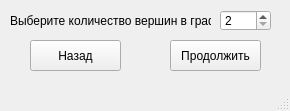
<?xml version="1.0" encoding="UTF-8"?>
<ui version="4.0">
 <class>ChoiceToGraph</class>
 <widget class="QMainWindow" name="ChoiceToGraph">
  <property name="geometry">
   <rect>
    <x>0</x>
    <y>0</y>
    <width>290</width>
    <height>111</height>
   </rect>
  </property>
  <property name="windowTitle">
   <string>Graph</string>
  </property>
  <widget class="QWidget" name="centralwidget">
   <widget class="QLabel" name="label">
    <property name="geometry">
     <rect>
      <x>10</x>
      <y>10</y>
      <width>201</width>
      <height>21</height>
     </rect>
    </property>
    <property name="text">
     <string>Выберите количество вершин в графе</string>
    </property>
   </widget>
   <widget class="QSpinBox" name="spb_choice">
    <property name="geometry">
     <rect>
      <x>220</x>
      <y>10</y>
      <width>51</width>
      <height>21</height>
     </rect>
    </property>
    <property name="minimum">
     <number>2</number>
    </property>
    <property name="maximum">
     <number>10</number>
    </property>
   </widget>
   <widget class="QPushButton" name="pbt_continue">
    <property name="geometry">
     <rect>
      <x>170</x>
      <y>40</y>
      <width>91</width>
      <height>31</height>
     </rect>
    </property>
    <property name="text">
     <string>Продолжить</string>
    </property>
   </widget>
   <widget class="QPushButton" name="pbt_back">
    <property name="geometry">
     <rect>
      <x>30</x>
      <y>40</y>
      <width>91</width>
      <height>31</height>
     </rect>
    </property>
    <property name="text">
     <string>Назад</string>
    </property>
   </widget>
  </widget>
  <widget class="QMenuBar" name="menubar">
   <property name="geometry">
    <rect>
     <x>0</x>
     <y>0</y>
     <width>290</width>
     <height>21</height>
    </rect>
   </property>
  </widget>
  <widget class="QStatusBar" name="statusbar"/>
 </widget>
 <resources/>
 <connections/>
</ui>
